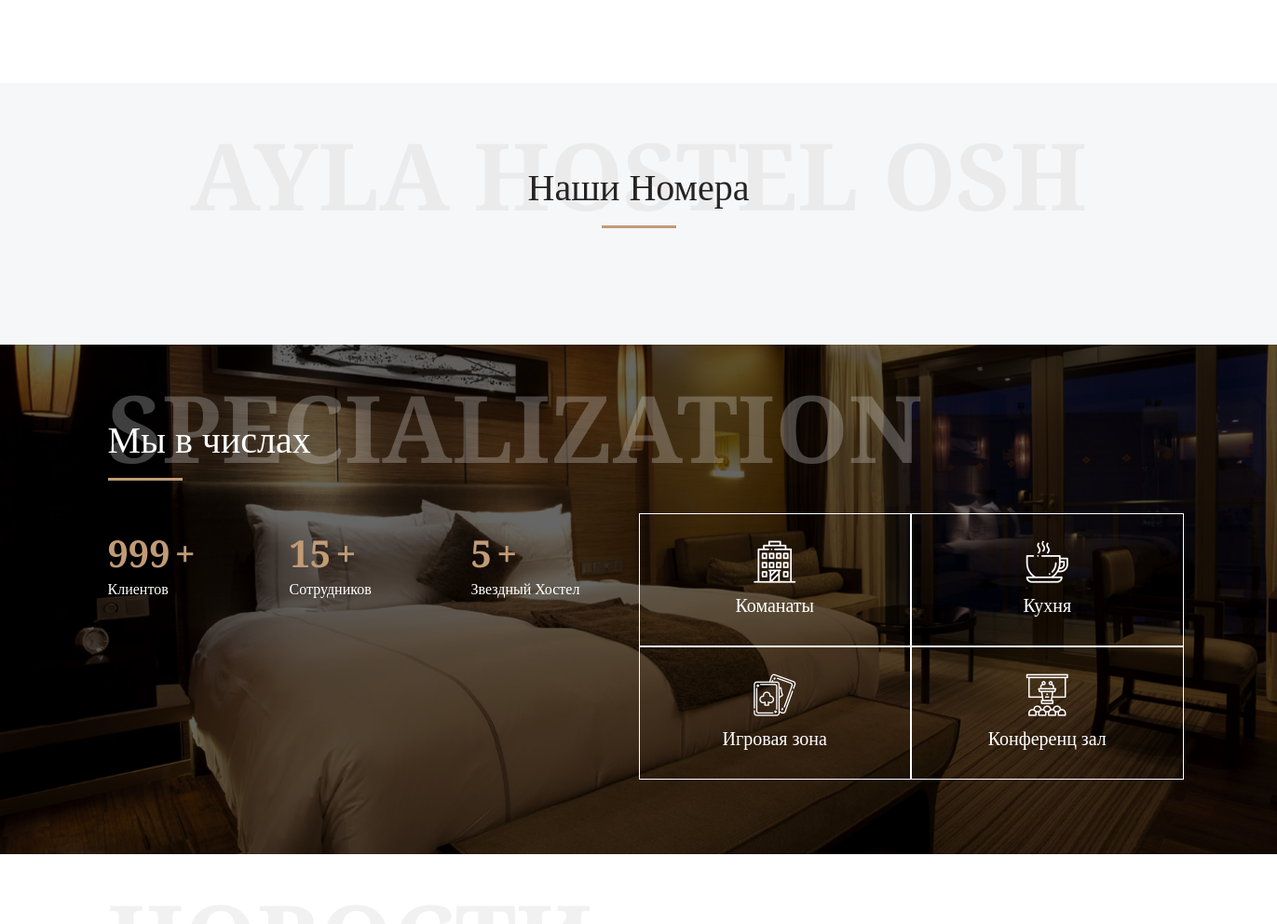
The app's page / (middle part), older data.
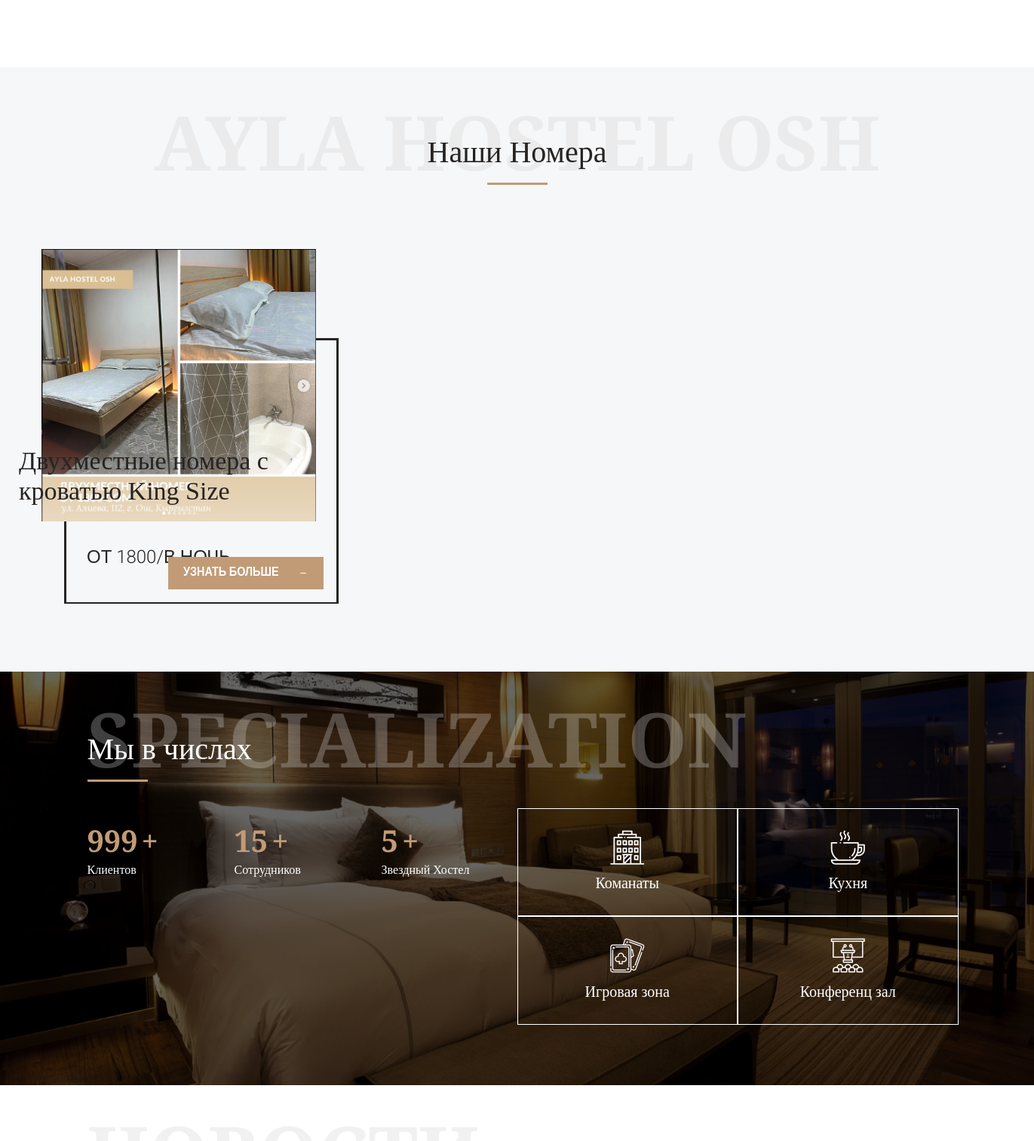
The same page, newer data.
### apps/rooms/models.py (models this page shows, shortened)
class Room(models.Model):
    title = models.CharField(max_length=255,verbose_name="О номере")
    descriptions = models.TextField(verbose_name="Описание о номере")
    price = models.CharField(max_length=255,verbose_name="Цена номера")
    service = models.CharField(max_length=255,verbose_name="Оценка услуг от 1 до 5")
    comfort = models.CharField(max_length=255,verbose_name="Оценка комфорта от 1 до 5")
    location = models.CharField(max_length=255,verbose_name="Оценка чистоты от 1 до 5")
    amenities1 = models.CharField(max_length=255,verbose_name="Первое удобство", blank=True, null=True)
    amenities2 = models.CharField(max_length=255,verbose_name="Второе удобство", blank=True, null=True)
    amenities3 = models.CharField(max_length=255,verbose_name="Третье удобство", blank=True, null=True)
    amenities4 = models.CharField(max_length=255,verbose_name="Четвертое удобство", blank=True, null=True)
    amenities5 = models.CharField(max_length=255,verbose_name="Пятое удобство", blank=True, null=True)
    amenities6 = models.CharField(max_length=255,verbose_name="Шестое удобство", blank=True, null=True)
    image1 = models.ImageField(upload_to="about", verbose_name="Первая фотография номера", blank=True, null=True)
    image2 = models.ImageField(upload_to="about", verbose_name="Вторая фотография номера", blank=True, null=True)
    image3 = models.ImageField(upload_to="about", verbose_name="Третья фотография номера", blank=True, null=True)
    image4 = models.ImageField(upload_to="about", verbose_name="Четвертая фотография номера", blank=True, null=True)
    image5 = models.ImageField(upload_to="about", verbose_name="Пятая фотография номера", blank=True, null=True)
    class Meta:
        verbose_name = "Настройка номера"
        verbose_name_plural = "Настройки Номеров"

### apps/settings/views.py (the view)
# urls.py: path('', index, name="index"),
def index(request):
    room = Room.objects.all()
    setting = Setting.objects.latest('id')
    contact = Contact.objects.latest('id')
    slide = Slide.objects.all()
    about = About.objects.latest('id')
    partners = Partners.objects.all()
    context = {
        'setting' : setting,
        'contact' : contact,
        'slide': slide,
        'about' : about,
        'room' : room,
        'partners' : partners,
    }
    return render(request, 'index.html', context)

### templates/index.html (shortened to what this page needs)
{% extends 'homepage.html'%}
{% load static %}
{% block content%}
	<div class="page-wraper">
        <div class="page-content">
            <div class="section-full p-tb90 bg-white overflow-hide">
            </div>
            <div class="section-full p-tb90 bg-gray">
            	<div class="container">
                    <div class="section-head text-center">
                        <h2 class="m-b5" data-title="{{setting.title}}">Наши Номера </h2>
                        <div class="wt-separator-outer">
                            <div class="wt-separator bg-primary"></div>
                        </div>
                    </div>
                </div>
				<div class="container-fluid">
                    <div class="section-content">
                        <div class="owl-carousel owl-carousel-filter2 owl-btn-bottom-center">
                            {% for room in room %}
                            <div class="item col-1">
                                <div class="room-rent-section-outer">
                                    <div class="room-rent-section">
                                        <div class="rooms-pic-section">
                                            <div class="wt-media">
                                                <img src="{{room.image1.url}}" alt="">
                                                <div class="overlay-bx-3"></div>
                                                <h3 class="m-b0 wt-title">{{room.title}}</h3>
                                            </div>
                                        </div>
                                        <div class="room-info-section text-black">
                                            <span>{{room.price}}/в ночь</span>
                                        </div>
                                    </div>
                                    <a href="{% url 'rooms_detail' room.id%}" class="btn-half site-button button-lg"><span>Узнать больше</span><em></em></a>
                                </div>
                            </div>
                            {% endfor %}
                        </div>
                    </div>
                </div>
             </div>
            <div class="section-full bg-change-section overlay-wraper p-tb80"   data-toggle="tab-hover">
                <div class="overlay-main bg-black opacity-06"></div>
                <div class="bg-changer">
                    <div  class=" section-bg active" style="background-image:url({% static 'images/background/room.jpg' %})"></div>
                </div>
                <div class="container">
                    <div class="section-head text-left">
                        <h2 class="m-b5 text-white" data-title="Specialization">Мы в числах</h2>
                        <div class="wt-separator-outer">
                            <div class="wt-separator bg-primary"></div>
                        </div>
                    </div>
                    <div class="row">
                        <div class="col-md-6">
                            <div class="services-part-left ">
                                <div class="section-content">
                                    <div class="row">
                                        <div class="col-md-4 col-sm-4 col-xs-4 col-xs-100pc">
                                            <div class="m-b30 wt-icon-box-wraper">
												<h2 class="text-primary m-b5 font-weight-800"><span class="counter m-r5">999</span><b>+</b></h2>
                                                <h5 class="wt-tilte m-b0 text-white">Клиентов</h5>
                                            </div>
                                        </div>
                                        <div class="col-md-4 col-sm-4 col-xs-4 col-xs-100pc">
                                            <div class="m-b30  wt-icon-box-wraper">
												<h2 class="text-primary m-b5 font-weight-800"><span class="counter m-r5">15</span><b>+</b></h2>
                                                <h5 class="wt-tilte m-b0 text-white">Сотрудников</h5>
                                            </div>
                                        </div>
                                        <div class="col-md-4 col-sm-4 col-xs-4 col-xs-100pc">
                                            <div class="m-b30 wt-icon-box-wraper">
                                                <h2 class="text-primary m-b5 font-weight-800"><span class="counter m-r5">5</span><b>+</b></h2>
                                                <h5 class="wt-tilte m-b0 text-white">Звездный Хостел</h5>
                                            </div>
                                        </div>
                                    </div>
                                </div>
                            </div>
                        </div>
                        <div class="col-md-6">
                            <div class="row no-col-gap">
                                <div class="col-md-6 col-sm-6 col-xs-6 col-xs-100pc">
                                    <div class="wt-icon-box-wraper p-tb20 center bdr-1 bdr-solid bdr-white  bgcall-block hover-box-effect" >
                                        <div class="icon-md text-primary">
                                            <span class="icon-cell text-white"><i class="flaticon-hotel"></i></span>
                                        </div>
                                        <div class="icon-content text-white">
                                            <h4 class="wt-tilte m-b10">Команаты</h4>
                                        </div>
                                    </div>
                                </div>
                                <div class="col-md-6 col-sm-6 col-xs-6 col-xs-100pc">
                                    <div class="wt-icon-box-wraper p-tb20 center bdr-1 bdr-solid bdr-white  bgcall-block  hover-box-effect" >
                                        <div class="icon-md text-primary">
                                            <span class="icon-cell text-white"><i class="flaticon-coffee-cup"></i></span>
                                        </div>
                                        <div class="icon-content  text-white">
                                            <h4 class="wt-tilte m-b10">Кухня</h4>
                                        </div>
                                    </div>
                                </div>
                                <div class="col-md-6 col-sm-6 col-xs-6 col-xs-100pc">
                                    <div class="wt-icon-box-wraper p-tb20 center bdr-1 bdr-solid bdr-white  bgcall-block  hover-box-effect">
                                        <div class="icon-md text-primary">
                                            <span class="icon-cell text-white"><i class="flaticon-cards"></i></span>
                                        </div>
                                        <div class="icon-content  text-white">
                                            <h4 class="wt-tilte m-b10">Игровая зона</h4>
                                        </div>
                                    </div>
                                </div>
                                <div class="col-md-6  col-sm-6 col-xs-6 col-xs-100pc">
                                    <div class="wt-icon-box-wraper p-tb20 center bdr-1 bdr-solid bdr-white bgcall-block hover-box-effect">
                                        <div class="icon-md text-primary">
                                            <span class="icon-cell text-white"><i class="flaticon-conference"></i></span>
                                        </div>
                                        <div class="icon-content  text-white">
                                            <h4 class="wt-tilte m-b10">Конференц зал</h4>
                                        </div>
                                    </div>
                                </div>
                            </div>
                        </div>
                    </div>
                </div>
            </div>
            <div class="section-full p-t80 p-b50 bg-white">
            </div>
        </div>
    </div>
{% endblock%}

### templates/homepage.html (shortened to what this page needs)
{% load static %}
{% load static %}
<!DOCTYPE html>
<html lang="en">
<head>
    <link rel="stylesheet" type="text/css" href="{% static 'css/bootstrap.min.css' %}">
	<link rel="stylesheet" type="text/css" href="{% static 'css/t-datepicker.min.css' %}" >
	<link rel="stylesheet" type="text/css" href="{% static 'css/t-datepicker-blue.css' %}" >
    <link rel="stylesheet" type="text/css" href="{% static 'css/fontawesome/css/font-awesome.min.css' %}" />
    <link rel="stylesheet" type="text/css" href="{% static 'css/owl.carousel.min.css' %}">
    <link rel="stylesheet" type="text/css" href="{% static 'css/magnific-popup.min.css' %}">
    <link rel="stylesheet" type="text/css" href="{% static 'css/loader.min.css' %}">
    <link rel="stylesheet" type="text/css" href="{% static 'css/style.css' %}">
    <link rel="stylesheet" class="skin" type="text/css" href="{% static 'css/skin/skin-1.css' %}">
    <link rel="stylesheet" type="text/css" href="{% static 'css/switcher.css' %}">
    <link rel="stylesheet" type="text/css" href="{% static 'css/flaticon.min.css' %}">
    <link rel="stylesheet" type="text/css" href="{% static 'plugins/revolution/revolution/css/settings.css' %}">
    <link rel="stylesheet" type="text/css" href="{% static 'plugins/revolution/revolution/css/navigation.css' %}">
</head>
<body>
        {% block content %}
        {% endblock %}
        </body>
        </html>

### templates/include/header.html (shortened to what this page needs)
{% load static %}

### templates/include/footer.html (shortened to what this page needs)
{% load static %}

### static/css/skin/skin-1.css (style rules this page uses)
.bg-primary, .nav-line-animation > li > a:before, .nav-line-animation > li > a:after, .input-animate.input .spin, .wt-separator:after, .work-hover-grid h5, .sep-line-one:after, .wt-separator:before, .sep-line-one:before, .site-button-link::before, .our-team-two h5, .play-now .icon, .latest-blog-1 .wt-post-info .post-date:after, .filter-navigation a::before, .f-social-link.social-icons li a:after, .footer-link ul li a::before, .our-team-one .team-bg, .our-team-one ul li a:hover, .pagination > .active > a, .pagination > .active > span, .pagination > .active > a:hover, .pagination > .active > span:hover, .pagination > .active > a:focus, .pagination > .active > span:focus , .pagination > li > a:hover, .pagination > li > span:hover, .pagination > li > a:focus, .pagination > li > span:focus, ol.comment-list li.comment .reply a::before, .contact-one .form-control:focus + .spin, .cssload-box-loading::after, .is-fixed .header-center .navbar-toggle .icon-bar, .home-about-block-inner::after, .hover-box-effect:hover, .latest-blog-1 .wt-post-info .post-date, .testimonial-6 .testimonial-pic:after, .testimonial-6 .testimonial-pic:before, .header-nav .nav > li .sub-menu, .wt-team-arc2 .team-social-icon li a:hover, .header-nav .nav > li .sub-menu li a::after, .notification-animate::after, table thead th, .social-tooltips-outer a .social-tooltips, .side-social-nav a .social-tooltip { background-color:#c19b76; }
.site-button { background-color:#c19b76; }
h1 a:hover, h2 a:hover, h3 a:hover, h4 a:hover, h5 a:hover, h6 a:hover, .text-primary, ul.primary li::before, button.scroltop, .header-nav .nav > li:hover > a, .header-nav .nav > li .sub-menu li a:hover, .header-nav .nav > li .sub-menu li:hover > a, .header-nav .nav > li .mega-menu > li ul a:hover, .header-nav .nav > li.active > a, .header-nav .nav > li.current-menu-item > a, .header-nav .nav li.has-child.nav-active > a, ol.comment-list li.comment .reply a, .masonry-filter > li.active a, .masonry-filter > li a:hover, .masonry-filter > li a:active, .masonry-filter > li a:focus, .nav-dark.header-nav .nav > li .sub-menu li a:hover, .site-button-link::after, .owl-carousel .owl-nav button.owl-prev:hover, .owl-carousel .owl-nav button.owl-prev:active, .owl-carousel .owl-nav button.owl-prev:focus, .owl-carousel .owl-nav button.owl-nextt:hover, .owl-carousel .owl-nav button.owl-next:active, .owl-carousel .owl-nav button.owl-next:focus, .our-team-two ul li a:hover, .testimonial-5 .testimonial-paragraph .fa-quote-left, .f-social-link.social-icons li a, .footer-link ul li a:after, .site-footer .widget-section > ul > li a:hover, .has-child .submenu-toogle, .nav-dark.header-nav .nav > li > a:hover, .nav-dark.header-nav .nav > li > a:active, .nav-dark.header-nav .nav > li > a:focus, .btn-filter-wrap li.btn-active, .btn-filter-wrap2 li.btn-active, .footer-dark .footer-top a:active, .footer-dark .footer-top a:focus, .footer-dark .footer-top a:hover, .room-rent-section-outer.room-style-2 a:hover, .wt-tabs.vertical.bg-tabs .nav-tabs > li.active > a , .footer-dark .social-icons li a, .footer-light .social-icons li a, .side-social-nav a:hover, .extra-nav .extra-cell a:hover { color:#c19b76; }
.site-button:after, .site-button:before, .tp-thumbs-inner-wrapper .tp-thumb.selected:after, ol.comment-list li.comment .comment-body, .header-nav .nav > li .sub-menu, .wt-tabs.vertical.bg-tabs .nav-tabs > li.active > a, .wt-tabs .nav-tabs > li.active > a, .wt-tabs .nav-tabs > li.active > a:focus, .wt-tabs .nav-tabs > li.active > a:hover, .wt-tabs.vertical .nav-tabs li.active a { border-color:#c19b76; }

Row changes from the older to the newer data that the page shows:
added Room: image1 (picture), title "Двухместные номера с кроватью King Size", price "ОТ 1800"
